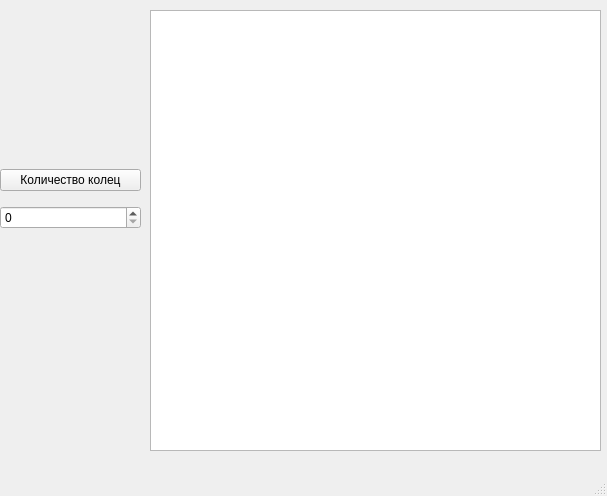
<?xml version="1.0" encoding="UTF-8"?>
<ui version="4.0">
 <class>MainWindow</class>
 <widget class="QMainWindow" name="MainWindow">
  <property name="geometry">
   <rect>
    <x>0</x>
    <y>0</y>
    <width>607</width>
    <height>496</height>
   </rect>
  </property>
  <property name="windowTitle">
   <string>MainWindow</string>
  </property>
  <widget class="QWidget" name="centralwidget">
   <widget class="QPlainTextEdit" name="plainTextEdit">
    <property name="geometry">
     <rect>
      <x>150</x>
      <y>10</y>
      <width>451</width>
      <height>441</height>
     </rect>
    </property>
   </widget>
   <widget class="QWidget" name="verticalLayoutWidget">
    <property name="geometry">
     <rect>
      <x>0</x>
      <y>160</y>
      <width>141</width>
      <height>80</height>
     </rect>
    </property>
    <layout class="QVBoxLayout" name="verticalLayout">
     <item>
      <widget class="QPushButton" name="pushButton">
       <property name="text">
        <string>Количество колец</string>
       </property>
      </widget>
     </item>
     <item>
      <widget class="QSpinBox" name="spinBox"/>
     </item>
    </layout>
   </widget>
  </widget>
  <widget class="QMenuBar" name="menubar">
   <property name="geometry">
    <rect>
     <x>0</x>
     <y>0</y>
     <width>607</width>
     <height>22</height>
    </rect>
   </property>
  </widget>
  <widget class="QStatusBar" name="statusbar"/>
 </widget>
 <resources/>
 <connections/>
</ui>
